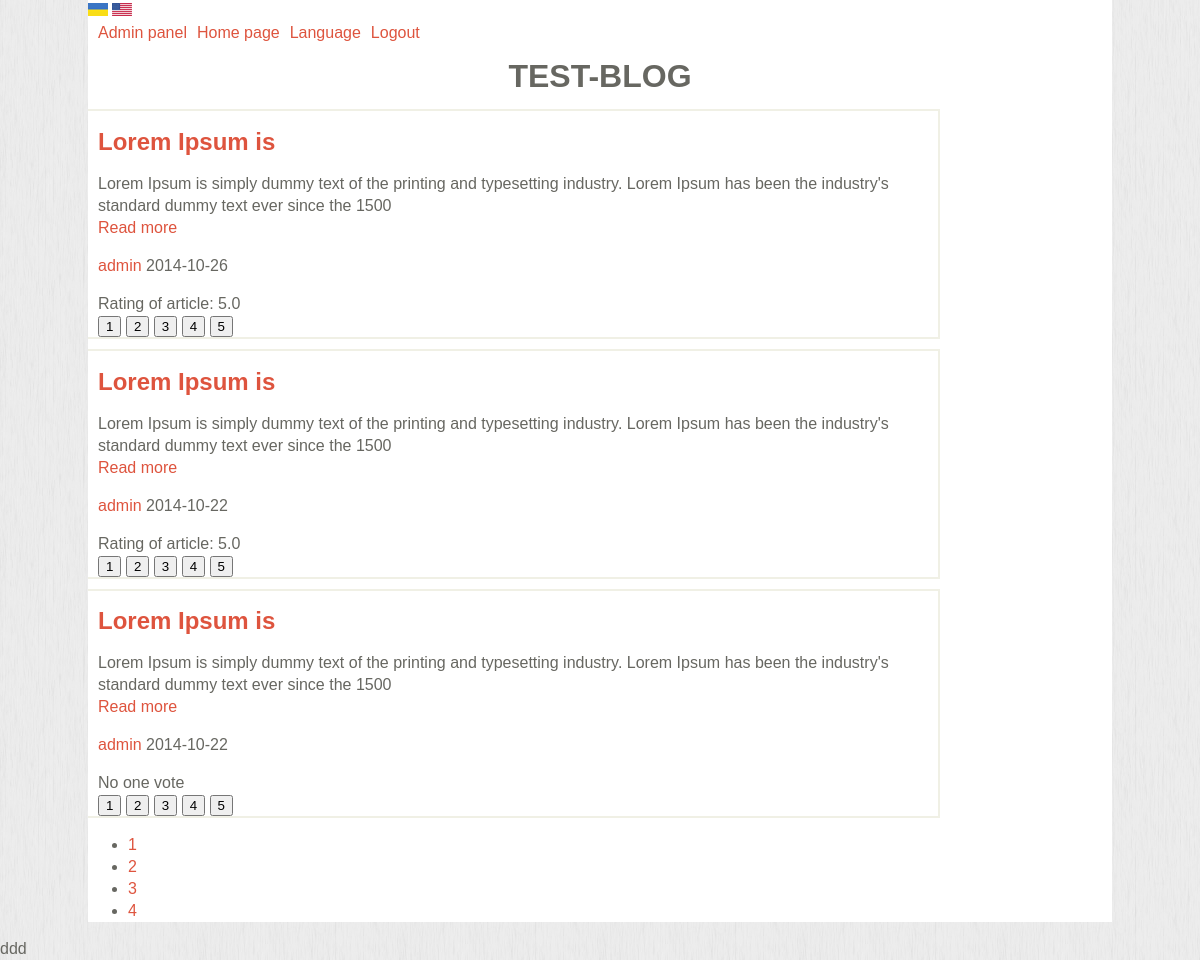
The page / (signed in) on the database its author committed.
### tables this page shows
CREATE TABLE IF NOT EXISTS `lang_int` (
  `id` int(11) NOT NULL AUTO_INCREMENT,
  `en` text NOT NULL,
  `ua` text NOT NULL,
  PRIMARY KEY (`id`)
);

CREATE TABLE IF NOT EXISTS `articles` (
  `id_article` int(11) NOT NULL AUTO_INCREMENT,
  `title_en` varchar(32) NOT NULL,
  `title_ua` varchar(32) NOT NULL,
  `content_en` text NOT NULL,
  `content_ua` text NOT NULL,
  `author` varchar(32) NOT NULL,
  `date_time` date NOT NULL,
  `raiting` decimal(5,1) NOT NULL,
  `raiting_up` int(5) NOT NULL,
  `raiting_down` int(5) NOT NULL,
  PRIMARY KEY (`id_article`)
);

### theme/pagination.php (called while the page is built, shortened)
<?php
$num = 3;
if (isset($_GET['page'])) {
$page = $_GET['page'];
}
else {
$page = 1;
}
$result = $db->query("SELECT COUNT(*) FROM articles WHERE title_$lang != ''");
$posts = $result->fetchColumn();
$total = intval(($posts - 1) / $num) + 1;
$page = intval($page);
$start = $page * $num - $num;
$result = $db->query("SELECT * FROM articles WHERE title_$lang != '' ORDER BY id_article DESC LIMIT $start, $num");
?>

### index.php (the view, shortened to what this page needs)
<?php
include_once('theme/header.php');
include_once('theme/pagination.php');
while ($row = $result->fetch()):?>
<div class='article'>
<div class='article-title'>
<h2><a href='article.php?id=<?=$row['id_article']?>'>
<?=$row["title_$lang"];?>
</a></h2>
</div>
<div class='article-content'>
<p>
<?=articles_intro($row, $row['id_article'], $lang)?>
</p>
<div class='article-data'>
<p>
<a href="view-profile.php?id=<?=$row['author']?>"><?=$row['author']?></a> <?=$row["date_time"]?><br>
</div>
<?php
$vote = get_vote($db, $row['id_article']);
if (isset($_SESSION['username'])) {
$voteUser = get_vote_by_user($db, $row['id_article'], $_SESSION['username']);
}
else $voteUser = false;
if ($vote['raiting'] == 0) {
echo lang($db, $_SESSION['lang_site'], 'No one vote');
?>
<form action='new-raiting.php' method="POST">
<input type='submit' name='rating' value='1' />
<input type='submit' name='rating' value='2' />
<input type='submit' name='rating' value='3' />
<input type='submit' name='rating' value='4' />
<input type='submit' name='rating' value='5' />
</form>
<?php
}
elseif ($vote['raiting']>0) {
echo "Rating of article: ".$vote['raiting'];
echo "<br>";
if ($voteUser) {
echo "<form action='new-raiting.php' method='POST'>";
echo "<input type='submit' name='delete' value='Delete your rating' />";
echo "<input type='hidden' name='id' value='". $row['id_article'] ."' />";
echo "</form>";
}
else {
?>
<form action='new-raiting.php' method="POST">
<input type='submit' name='rating' value='1' />
<input type='submit' name='rating' value='2' />
<input type='submit' name='rating' value='3' />
<input type='submit' name='rating' value='4' />
<input type='submit' name='rating' value='5' />
</form>
<?php
}
}
?>
</div>
</div>
<?php endwhile ?>
<?php
echo "<ul>";
for ( $i=1; $i<=$total; $i++) {
echo "<li class='pagination'>";
echo "<a href='index.php?page=$i'>$i</a></li>";
}
echo '</ul>';
include('theme/footer.php');
?>

### theme/header.php (shortened to what this page needs)
<?php
require_once('functions.php');
require_once('config.php');
if (isset($_SESSION['lang_site'])) {
$lang = $_SESSION['lang_site'];
}
else {
$_SESSION['lang_site'] = 'en';
}
$request_page=explode("/", $_SERVER['REQUEST_URI']);
$req_page=$request_page[2];
if(strpos($req_page, "lang"))
{
$req_page_en=str_replace("ua", "en", $req_page);
$req_page_ua=str_replace("en", "ua", $req_page);
}
else
{
if(strpos($req_page, "?"))
{
$req_page_en=$req_page."&lang=en";
$req_page_ua=$req_page."&lang=ua";
}
else
{
$req_page_en=$req_page."?lang=en";
$req_page_ua=$req_page."?lang=ua";
}
}
?>
<!DOCTYPE html>
<html>
<head>
<link rel="stylesheet" type="text/css" href="css/style.css">
</head>
<body>
<div class = 'wrapper'>
<a href="<?=$req_page_ua;?>"><img src="img/Ukraine.gif" alt="ua"/></a>
<a href="<?=$req_page_en;?>"><img src="img/usa.gif" alt="en"/></a>
<div class='login'>
<?php
if(!empty($_SESSION['username']) AND !empty($_SESSION['password'])) {
if(check_admin($db, $_SESSION['username'], $_SESSION['password'])) {
echo "<a href='admin/admin-panel.php'>". lang($db, $lang, 'Admin panel'). "</a>";
echo "<a href='index.php'>". lang($db, $lang, 'Home page'). "</a>";
echo "<a href='admin/admin-language.php'>". lang($db, $lang, 'Language'). "</a>";
}
echo "<a href='logout.php'>". lang($db, $lang, 'Logout'). "</a>";
}
?>
<h1 style='text-align:center'>TEST-BLOG</h1>
</div>

### functions.php (shortened to what this page needs)
<?php
function get_vote($db, $id_article) {
  $sql = $db->prepare("SELECT * FROM articles WHERE id_article = ?");
  $sql->execute(array($id_article));
  if (!$sql) {
    die(mysql_error());
  }
  else
    $result=$sql->fetch();
  return $result;
}
function get_vote_by_user($db, $id_article, $user) {
    $sql = $db->prepare("SELECT id FROM rating WHERE id_article = ? and user = ?");
  $sql->execute(array($id_article, $user));
  if (!$sql) {
    die(mysql_error());
    return false;
  }
  else
    return $result = $sql->fetch();
}
function check_admin($db, $login, $password) {
  $sql = $db->prepare("SELECT * FROM users WHERE login = :login and password=:password");
  $sql->execute(array(':login'=>$login, ':password'=>$password));
  $row = $sql->fetch();
  if (!$sql) {
  	die(mysql_error());
  }
  elseif ($row['role'] == 1) {
  	return true;
  }
  elseif ($row['role'] == 0) {
  	return false;
  }
}
function articles_intro($article, $id, $lang) {
  $max_chars = 150;
  $quote = $article["content_$lang"];
  if (strlen($quote) <=$max_chars)
    return $quote;
  else
    return substr($quote, 0, $max_chars) . "<br><a href='article.php?id=". $id ."'>Read more</a>";
}
function lang($db, $lang, $string) {
  $sql = $db->prepare("SELECT * FROM lang_int WHERE en = ?");
  $sql->execute(array($string));
  if (!$sql)
    die(mysql_error());
  elseif ($sql) {
    $row = $sql->fetch(PDO::FETCH_ASSOC);
    if (!$row) {
      return $string;
    }
    else
      return $row["$lang"];
  }
}
?>

### css/style.css (style rules this page uses)
body { margin: 0; padding: 0; background-image: url('../img/bg.png'); font: 16px/22px 'PT Sans Narrow',sans-serif; color: #676761; }
a { text-decoration: none; color: #DE543E; }
img { border: none; }
.wrapper { width: 1024px; margin: 0 auto; background-color: white; }
.login a { padding-left: 10px; }
.article { border-right: 2px solid#F0F0E5; border-bottom: 2px solid #F0F0E5; border-top: 2px solid #F0F0E5; margin: 0 0 10px 0; width: 850px }
.article-title { padding-left: 10px; }
.article-content { padding-left: 10px; }

### rows shown on the page
lang_int: en "Admin panel"
lang_int: en "Home page"
lang_int: en "Language"
lang_int: en "Logout"
articles: title_en "Lorem Ipsum is", content_en "Lorem Ipsum is simply dummy text of the printing and typesetting industry. Lorem Ipsum has been the industry's standard dummy text ever since the 1500", author "admin", date_time "2014-10-26", raiting "5.0"
articles: title_en "Lorem Ipsum is", content_en "Lorem Ipsum is simply dummy text of the printing and typesetting industry. Lorem Ipsum has been the industry's standard dummy text ever since the 1500", author "admin", date_time "2014-10-22", raiting "5.0"
articles: title_en "Lorem Ipsum is", content_en "Lorem Ipsum is simply dummy text of the printing and typesetting industry. Lorem Ipsum has been the industry's standard dummy text ever since the 1500", author "admin", date_time "2014-10-22", lang_site "No one vote"
